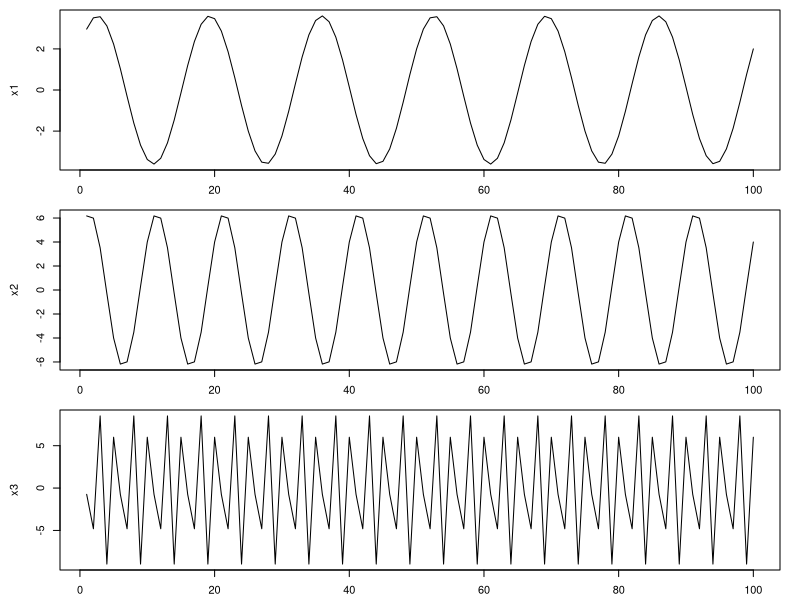
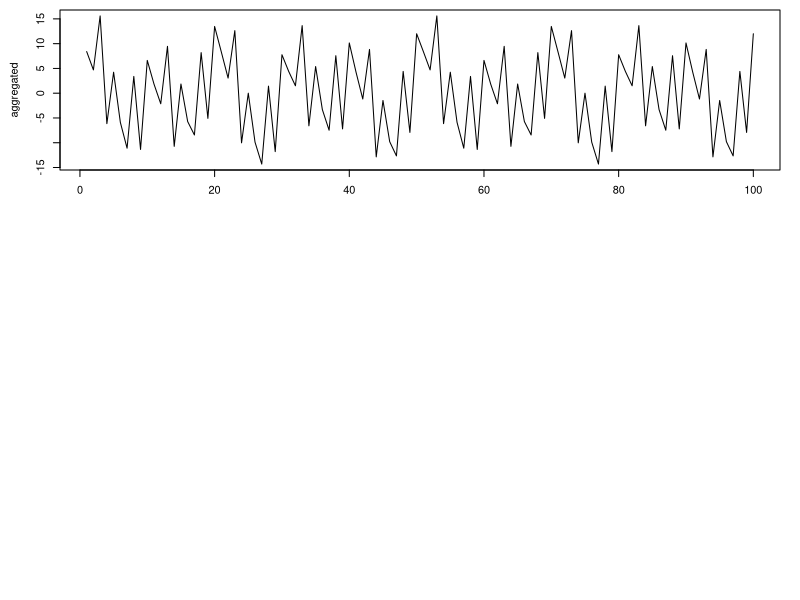
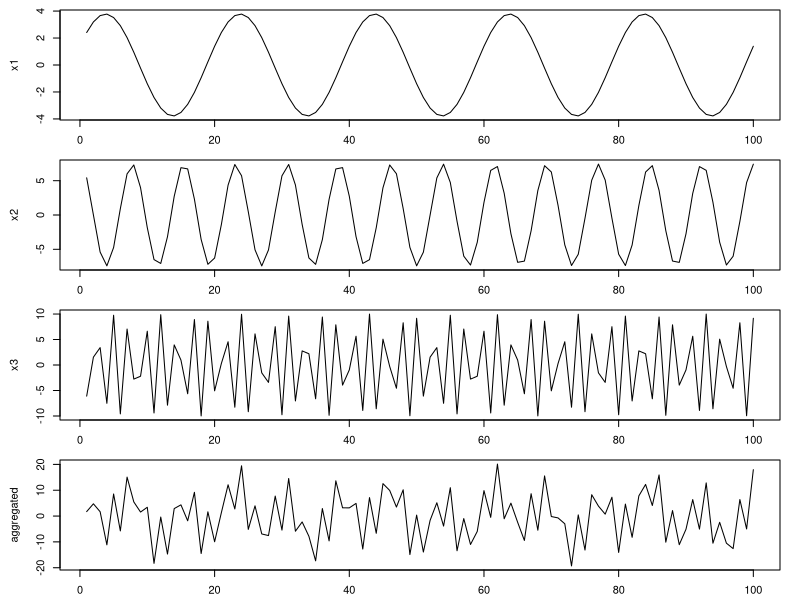
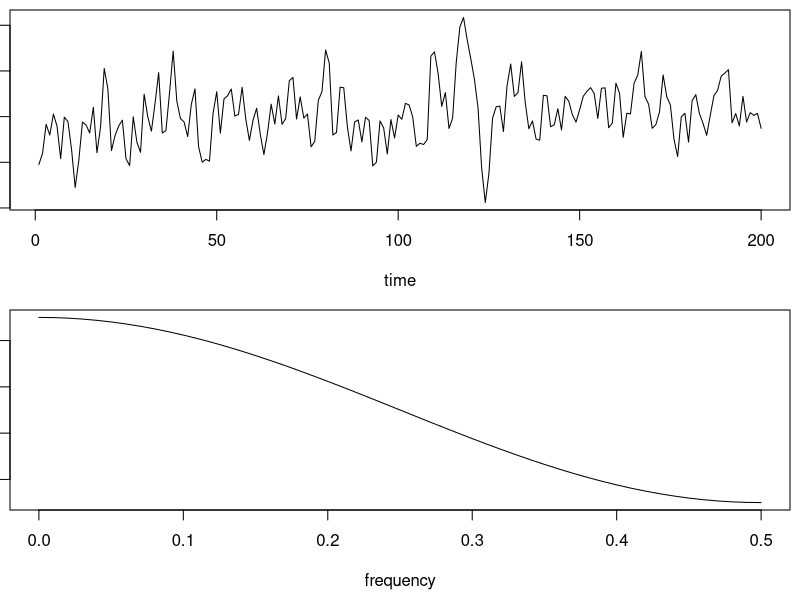
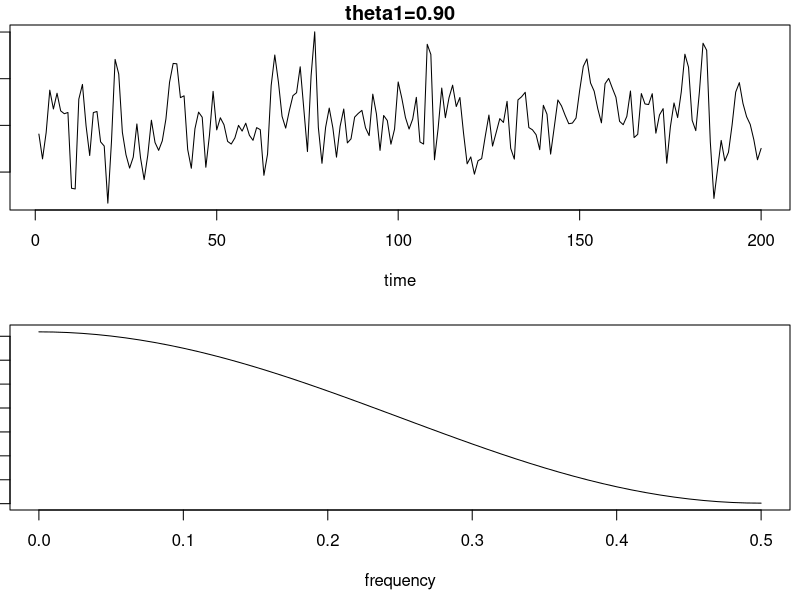
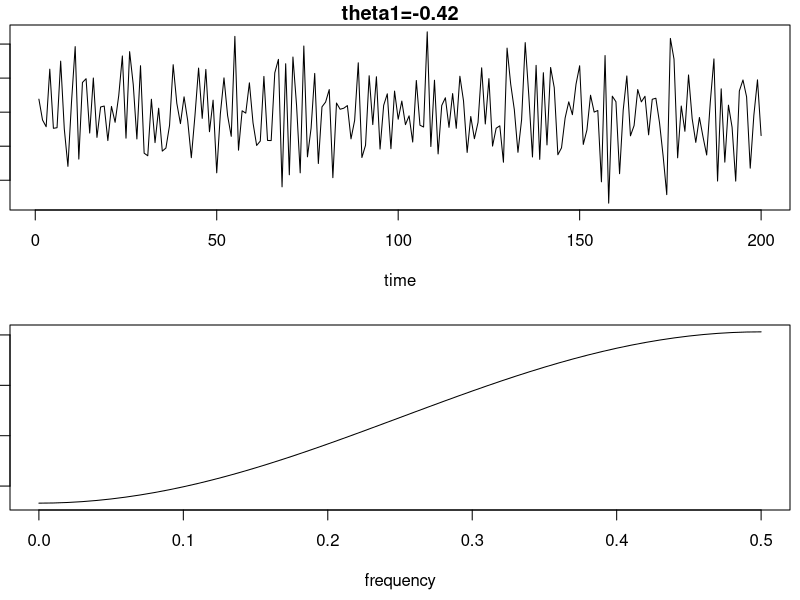
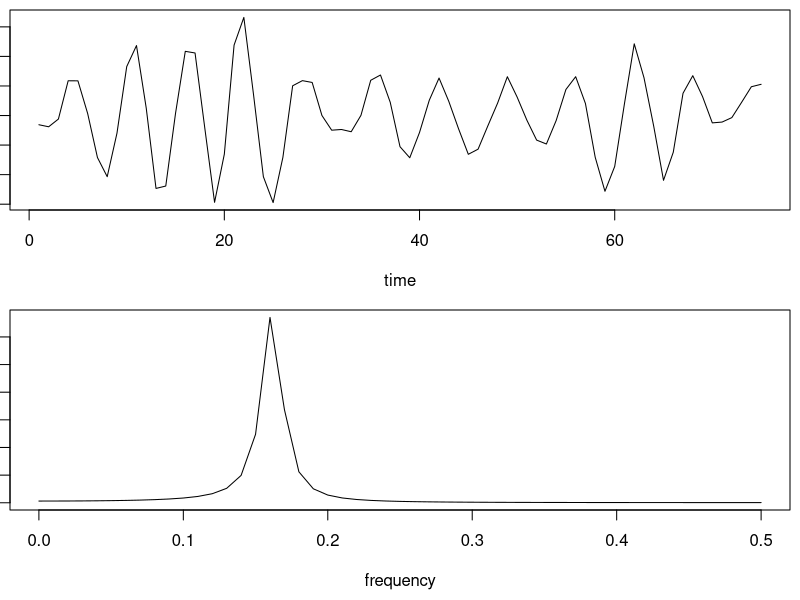
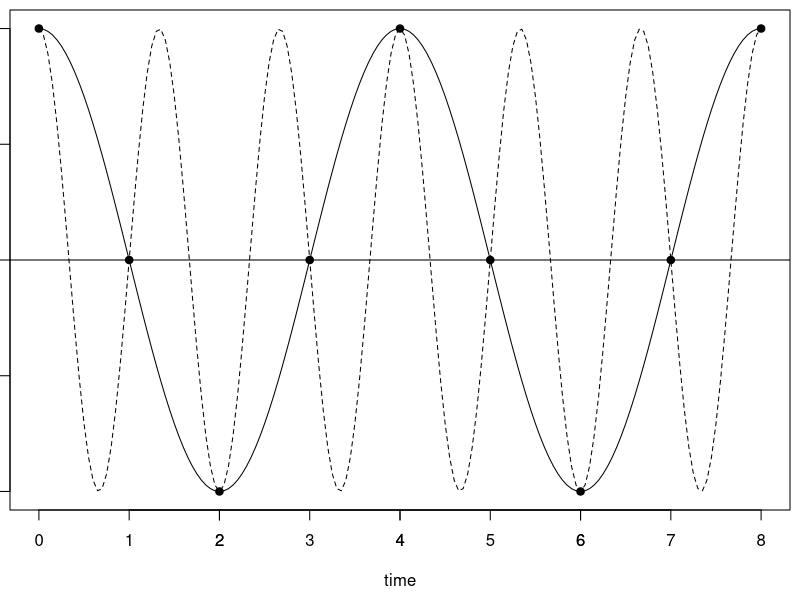

Generate these figures, in order, with R: (Note: this script raises an error after producing the figures.)
# =================================================================================
# STAT 5170: Applied Time Series
# Numerical examples for part A of learning unit 6
# =================================================================================
#
# =================================================================================
# Aggregating simple trigonometric time series
# =================================================================================

# This example illustrated how simple trigonometric time series may be aggregated to form a time series that exhibits complex patterns.

# ---------------------------------------------------------------------------------
# Fixed time series
# ---------------------------------------------------------------------------------

# Start by specifying a time sequence 

n <- 100
time.seq <- 1:n

# Now specify three simple trigonometric time series.

# The first time series has frequency 6/100, and Fourier coefficients 2 and 3.

k <- 6
omega <- k/n
U1 <- 2
U2 <- 3
x1 <- U1*cos(2*pi*omega*time.seq) + U2*sin(2*pi*omega*time.seq)

# The second time series has frequency 10/100, and Fourier coefficients 4 and 5.

k <- 10
omega <- k/n
U1 <- 4
U2 <- 5
x2 <- U1*cos(2*pi*omega*time.seq) + U2*sin(2*pi*omega*time.seq)

# The third time series has frequency 40/100, and Fourier coefficients 6 and 7.

k <- 40
omega <- k/n
U1 <- 6
U2 <- 7
x3 <- U1*cos(2*pi*omega*time.seq) + U2*sin(2*pi*omega*time.seq)

# The code below generates separate plots of the three simple time series.

par(mfrow = c(3, 1), mai=c(0.3,0.6,0.1,0.2)) # mai=c(bottom, left, top, right)
plot(time.seq, x1, xlab="", ylab="x1", type="l")
plot(time.seq, x2, xlab="", ylab="x2", type="l")
plot(time.seq, x3, xlab="", ylab="x3", type="l")
par(mfrow = c(1, 1))

# The time series are aggregated by adding them together.

x <- x1 + x2 + x3

# The following code generates a plot of the aggregated time series

par(mfrow = c(3, 1), mai=c(0.3,0.6,0.1,0.2)) # mai=c(bottom, left, top, right)
plot(time.seq, x, xlab="", ylab="aggregated", type="l")
par(mfrow = c(1, 1))

# ---------------------------------------------------------------------------------
# Random time series
# ---------------------------------------------------------------------------------

# The example above is now repeated using random specifications of the frequencies and Fourier coefficients

# The first time series selects k randomly between 0 and 24 in calculating the frequencey omega = k/n.

k <- sample.int(n=25, size=1)-1
omega <- k/n
U1 <- runif(n=1, min=0, max=10)
U2 <- runif(n=1, min=0, max=10)
x1 <- U1*cos(2*pi*omega*time.seq) + U2*sin(2*pi*omega*time.seq)

print(paste("x1: k=", k, ", U1=", sprintf("%4.2f", U1), ", U2=", sprintf("%4.2f", U2), sep=""))
print(paste("x1: frequency=", sprintf("%4.2f", omega), ", amplitude=", sprintf("%4.2f", sqrt(U1^2 + U2^2)), sep=""))

# The second time series selects k randomly between 5 and 34 in calculating the frequencey omega = k/n.

k <- 4 + sample.int(n=30, size=1)
omega <- k/n
U1 <- runif(n=1, min=0, max=10)
U2 <- runif(n=1, min=0, max=10)
x2 <- U1*cos(2*pi*omega*time.seq) + U2*sin(2*pi*omega*time.seq)

print(paste("x2: k=", k, ", U1=", sprintf("%4.2f", U1), ", U2=", sprintf("%4.2f", U2), sep=""))
print(paste("x2: frequency=", sprintf("%4.2f", omega), ", amplitude=", sprintf("%4.2f", sqrt(U1^2 + U2^2)), sep=""))

# The third time series selects k randomly between 15 and 49 in calculating the frequencey omega = k/n.

k <- 14 + sample.int(n=35, size=1)
omega <- k/n
U1 <- runif(n=1, min=0, max=10)
U2 <- runif(n=1, min=0, max=10)
x3 <- U1*cos(2*pi*omega*time.seq) + U2*sin(2*pi*omega*time.seq)

print(paste("x3: k=", k, ", U1=", sprintf("%4.2f", U1), ", U2=", sprintf("%4.2f", U2), sep=""))
print(paste("x3: frequency=", sprintf("%4.2f", omega), ", amplitude=", sprintf("%4.2f", sqrt(U1^2 + U2^2)), sep=""))

# Separate plots of the three simple time series and the aggregated time series are generated as follows.

x <- x1 + x2 + x3
par(mfrow = c(4, 1), mai=c(0.3,0.6,0.1,0.2)) # mai=c(bottom, left, top, right)
plot(time.seq, x1, xlab="", ylab="x1", type="l")
plot(time.seq, x2, xlab="", ylab="x2", type="l")
plot(time.seq, x3, xlab="", ylab="x3", type="l")
plot(time.seq, x, xlab="", ylab="aggregated", type="l")
par(mfrow = c(1, 1))

# =================================================================================
# Spectral density of an MA(1) time series
# =================================================================================

# This example explores the spectral density of moving-average time series. We will make use of the user-defined function we have seen before that simulates such time series.

ma.sim <- function(n, theta, sigw, w0=NA) {
	q <- length(theta)
	wn.samp <- rnorm(n=n, mean=0, sd=sigw)
	if (is.na(w0)) {
		pastw <- rep(x=0, times=q)
	} else {
		pastw <- c(w0, rep(x=0, times=q-length(w0)))
	}
	ma.samp <- numeric(length=n)
	for (t in 1:n) {
		ma.samp[t] <- sum(theta*pastw) + wn.samp[t]
		pastw <- c(wn.samp[t], pastw[1:q-1])
	}
	ma.ts <- ts(ma.samp)
	return(ma.ts)
}

# ---------------------------------------------------------------------------------
# Fixed time series model
# ---------------------------------------------------------------------------------

# The following code generates a plot of a simulated MA(1) time series with moving-average parameter theta1=0.5 alongside a plot of its spectral density.

theta1 <- 0.5
n <- 200
time.seq <- 1:n
sigw <- 1
omega.seq <- seq(from=0, to=0.5,by=0.01)

par(mfrow = c(2, 1), mai=c(0.9,0.1,0.1,0.1)) # mai=c(bottom, left, top, right)
ma.ts <- ma.sim(n, theta1, sigw)
plot(ma.ts, type="l", main="", xlab="time", ylab="")
spdens <- sigw^2*(1 + theta1^2 + 2*theta1*cos(2*pi*omega.seq))
plot(omega.seq, spdens, type="l", main="", xlab="frequency", ylab="")
par(mfrow = c(1, 1))

# ---------------------------------------------------------------------------------
# Random time series model
# ---------------------------------------------------------------------------------

# The example above is now repeated using random specifications of the moving-average parameter

theta1 <- runif(n=1, min=-1, max=1)
par(mfrow = c(2, 1), mai=c(0.9,0.1,0.25,0.1)) # mai=c(bottom, left, top, right)
ma.ts <- ma.sim(n, theta1, sigw)
plot(ma.ts, type="l", xlab="time", ylab="", main=paste("theta1=", sprintf("%4.2f", theta1), sep=""))
spdens <- sigw^2*(1 + theta1^2 + 2*theta1*cos(2*pi*omega.seq))
plot(omega.seq, spdens, type="l", main="", xlab="frequency", ylab="")
par(mfrow = c(1, 1))

# =================================================================================
# Complex numbers in R
# =================================================================================

# R supports functionality for working with complex numbers. The imaginary constant, i, is specified as follows

imag.const <- sqrt(as.complex(-1))

# With this, the spectral density of an MA time series model may be calculated using the built-in function Mod() to find the modulus of a complex number, which is squared in the formula for the spectral density.

# Observe that the numerical value resulting from the MA(1) spectral density formula from the previous example is duplicated by the subsequent formula that reflects the general formula provided in the notes, and that makes use of complex arithematic.

omega <- runif(n=1, min=0, max=0.5)

sigw^2*(1 + theta1^2 + 2*theta1*cos(2*pi*omega))
sigw^2*Mod(1 + theta1*exp(-2*pi*imag.const*omega))^2

# The following code uses this functionality to define functions for calculating the spectral density of a general MA or AR time series.

sigw^2*Mod(1 + theta1*exp(-2*pi*imag.const*omega))^2

ma.spdens <- function(omega, theta, sigw) {
	imag.const <- sqrt(as.complex(-1))
	q <- length(theta)
	n.val <- length(omega)
	val.seq <- numeric(length=n.val)
	for (i.val in 1:n.val) {
		val.seq[i.val] <- (sigw*Mod(1 + sum(theta*exp(-2*(1:q)*pi*imag.const*omega[[i.val]]))))^2
	}
	return(val.seq)
}

ar.spdens <- function(omega, phi, sigw) {
	imag.const <- sqrt(as.complex(-1))
	p <- length(phi)
	n.val <- length(omega)
	val.seq <- numeric(length=n.val)
	for (i.val in 1:n.val) {
		val.seq[i.val] <- (sigw/Mod(1 - sum(phi*exp(-2*(1:p)*pi*imag.const*omega[[i.val]]))))^2
	}
	return(val.seq)
}

# The following code repeates the previous example involving an MA(1) time series using the associated user-defined function. A demonstration for autoregressive time series appears subsequently.

theta1 <- runif(n=1, min=-1, max=1)
n <- 200
time.seq <- 1:n
sigw <- 1
omega.seq <- seq(0,0.5,by=0.01)

par(mfrow = c(2, 1), mai=c(0.9,0.1,0.25,0.1)) # mai=c(bottom, left, top, right)
ma.ts <- ma.sim(n, theta1, sigw)
plot(ma.ts, type="l", xlab="time", ylab="", main=paste("theta1=", sprintf("%4.2f", theta1), sep=""))
spdens <- ma.spdens(omega.seq, theta1, sigw)
plot(omega.seq, spdens, type="l", main="", xlab="frequency", ylab="")
par(mfrow = c(1, 1))

# =================================================================================
# Spectral density of an AR(2) time series
# =================================================================================

# This example explores the spectral density of autoregressive time series. We will make use of the user-defined function we have seen before that simulates such time series.

ar.sim <- function(n, phi, sigw, x0=NA) {
	p <- length(phi)
	wn.samp <- rnorm(n=n, mean=0, sd=sigw)
	if (is.na(x0)) {
		pastx <- rep(x=0, times=p)
	} else {
		pastx <- c(x0, rep(x=0, times=p-length(x0)))
	}
	ar.samp <- numeric(length=n)
	for (t in 1:n) {
		ar.samp[t] <- sum(phi*pastx) + wn.samp[t]
		pastx <- c(ar.samp[t], pastx[1:p-1])
	}
	ar.ts <- ts(ar.samp)
	return(ar.ts)
}

# ---------------------------------------------------------------------------------
# Fixed time series model
# ---------------------------------------------------------------------------------

# The following code generates a plot of a simulated AR(2) time series, with autoregressive parameters specified below, alongside a plot of its spectral density.

phi1 <- 1.0
phi2 <- -0.9
phi <- c(phi1, phi2)
n <- 75
time.seq <- 1:n
sigw <- 1
omega.seq <- seq(0,0.5,by=0.01)

par(mfrow = c(2, 1), mai=c(0.9,0.1,0.1,0.1)) # mai=c(bottom, left, top, right)
ar.ts <- ar.sim(n, phi, sigw)
plot(ar.ts, type="l", main="", xlab="time", ylab="")
spdens <- ar.spdens(omega.seq, phi, sigw)
plot(omega.seq, spdens, type="l", main="", xlab="frequency", ylab="")
par(mfrow = c(1, 1))

# =================================================================================
# Aliasing
# =================================================================================

# The following code recreates the graphic in the notes that illustrates the aliasing concept.

# Observe that the simple trogonometric time series depicted by a solid line has frequency omega=1/4; that depicted by a dashed line has frequency omega=3/4.

time.seq <- seq(from=0, to=8, by=0.05)
plot(time.seq, cos(2*pi*time.seq*1/4), type="l", lty=1, lwd=1, xlab="time", ylab="y", main="", axes=F)
lines(time.seq, cos(2*pi*time.seq*3/4), lty=2, lwd=1)
points(c(0:8), cos(2*pi*c(0:8)/4), pch=19, cex=1)
abline(h=0)
axis(1, at=c(1,2,3,4,5,6,7))
axis(1)
axis(2)
box()

# =================================================================================
# Star brightness
# =================================================================================

# The star brightness time series is included in the "astsa" package.

data(star, package="astsa")
ts.plot(star, xlab="", ylab="brightness")
n <- length(star)

# R includes a built-in function called "fft" that calculates a rescaling of the discrete Fourier transform of a time series using the fast Fourier transform algorithm. To calcualte the DFT, divide the output of the fft() function by the square-root of the time-series length.

star.dft <- fft(star) / sqrt(n)

# This produces a vector of length n,each of whose entry is the DFT value at one of the fundamental Fourier frequencies, starting with frequency 0. That is, the output corresponds to the fundamental Fourier frequencies k/n for k=0, ..., n-1.

# The the inverse DFT is calculated by applying the fft() function to the DFT vector, with the inverse=TRUE option declared, and dividing the output by the square-root of the time-series length.

star.idft <- fft(star.dft, inverse=TRUE) / sqrt(n)

# As it is applied in the code above, the original time series is recovered.

t <- sample.int(n=n, size=1)
t
star[t]
star.idft[t]
Re(star.idft[t])

# Note: the Re() function returns the the real part of a complext number. The function Im() returns the imaginary part.

# The periodogram is calculated as the squared modulus of the DFT.

star.pgram <- Mod(star.dft)^2

# Besides the frequency k/n for k=0, which corresponds to the sample mean, the two periodicities with highest strength appear in entries 22 and 26 of the vector output.

max.idx <- 50
ord.seq <- order(-star.pgram[1:max.idx])
hi1.idx <- ord.seq[2]
hi2.idx <- ord.seq[3]
c(hi1.idx, hi2.idx)

# Since the first entry of the vector output is for k=0, these values correspond to the values k=21 and k=25. The corresponding fundamental Fourier frequencies are k/n=21/600 and k/n=25/600.

# The corresponding periods are n/k=600/21=28.6 and n/k=600/25=24 days.

# A plot of the time series and periodogram (omitting k=0) are generated by the code below.

par(mfrow = c(2, 1), mai=c(0.50,1.00,0.1,0.1)) # mai=c(bottom, left, top, right)
ts.plot(star, xlab="", ylab="brightness")
freq.seq <- (1:n-1)/n
plot(freq.seq[2:max.idx], star.pgram[2:max.idx], type="h", lty=1, lwd=3, ylab="Periodogram", xlab="Frequency")
text(x=0.050, y=7000, labels="24 day cycle")
text(x=0.027, y=9000, labels="29 day cycle")
par(mfrow = c(1, 1))

# =================================================================================
# Southern Oscillation Index (SOI) time series
# =================================================================================

# The next example examines the fish population count data next alongside a time series that measures the Southern Oscillation Index (SOI). Both of these are found in the "astsa" package.

data(soi, package="astsa")
data(rec, package="astsa")

# The data sets are measured at the same times, and have the same length.

length(soi)
length(rec)

# The following code generates a plot the two time series.

par(mfrow = c(2, 1), mai=c(0.50,1.00,0.1,0.1)) # mai=c(bottom, left, top, right)
ts.plot(soi, ylab="SOI", main="")
ts.plot(rec, ylab="count", main="")
par(mfrow = c(1, 1))

# ---------------------------------------------------------------------------------
# Periodograms
# ---------------------------------------------------------------------------------

# The two time series' periodograms are calculated by the following code. Each time series is centered by subtracting its sample mean, and also scaled by a factor that allows its results to match an existing set of calculations made elsewhere.

n <- length(rec)
soi.dft <- fft(soi) / sqrt(n)
soi.pgram <- Mod(soi.dft)^2
rec.dft <- fft(rec) / sqrt(n)
rec.pgram <- Mod(rec.dft)^2

# The code below generates a plot of the periodograms, with frequencies translated so that one unit is a yearly frequency of omega=1/12, two units is a half-year frequency of omega=2/12, etc.

n.yr <- 453/12
freq.seq <- 1:ceiling(6*n.yr)
freq.idx <- freq.seq+1
par(mfrow = c(2, 1), mai=c(0.50,1.00,0.1,0.1)) # mai=c(bottom, left, top, right)
plot(freq.seq/n.yr, soi.pgram[freq.idx], type="l", lty=1, lwd=1, ylab="Periodogram", xlab="Frequency")
abline(v=1/4, lty="dotted")
plot(freq.seq/n.yr, rec.pgram[freq.idx], type="l", lty=1, lwd=1, ylab="Periodogram", xlab="Frequency")
abline(v=1/4, lty="dotted")
par(mfrow = c(1, 1))

# ---------------------------------------------------------------------------------
# Confidence intervals
# ---------------------------------------------------------------------------------

# Confidence intervals for the periodogram associated with the one-year (omega=1/12) cycles, four-year (omega=1/48) cycles, and those of any other frequency are are calculated as follows. 

# The value associated with the one year cycle found at element 39 of the periodogram vector.

i.val <- 39

# This value corresponds to k=38, for which the corresponding frequency is omega=k/n=0.0839. The period is n/k=11.92, or about 12 months.

# The maximum value of each time series's periodogram is at this frequency.

soi.pgram[i.val]
max(soi.pgram)
 
rec.pgram[i.val]
max(rec.pgram)
 
# Confidence intervals are calculated as follows

alpha <- 0.05
cutoff <- qchisq(p=c(alpha/2, 1-alpha/2), df=2)

# SOI time series
val <- soi.pgram[i.val]
lo.bnd <- 2*val/cutoff[2]
hi.bnd <- 2*val/cutoff[1]
print(paste("Point estimate: ", sprintf("%6.4f", val), sep=""))
print(paste(sprintf("%2.0f", (1-alpha)*100), "% confidence interval: [", sprintf("%6.4f", lo.bnd), ", ", sprintf("%6.4f", hi.bnd), "]", sep=""))
print("Log transform:")
print(paste("Point estimate: ", sprintf("%6.4f", log(val)), sep=""))
print(paste(sprintf("%2.0f", (1-alpha)*100), "% confidence interval: [", sprintf("%6.4f", log(lo.bnd)), ", ", sprintf("%6.4f", log(hi.bnd)), "]", sep=""))

# Fish population count time series
val <- rec.pgram[i.val]
lo.bnd <- 2*val/cutoff[2]
hi.bnd <- 2*val/cutoff[1]
print(paste("Point estimate: ", sprintf("%6.4f", val), sep=""))
print(paste(sprintf("%2.0f", (1-alpha)*100), "% confidence interval: [", sprintf("%6.4f", lo.bnd), ", ", sprintf("%6.4f", hi.bnd), "]", sep=""))
print("Log transform:")
print(paste("Point estimate: ", sprintf("%6.4f", log(val)), sep=""))
print(paste(sprintf("%2.0f", (1-alpha)*100), "% confidence interval: [", sprintf("%6.4f", log(lo.bnd)), ", ", sprintf("%6.4f", log(hi.bnd)), "]", sep=""))

# The value associated with the four year cycle found at element 9 of the periodogram vector.

i.val <- 10

# This value corresponds to k=9, for which the corresponding frequency is omega=k/n=0.0199. The period is n/k=50.33, or a little over 48 months.

# The associated confidence intervals are calculated as follows

# SOI time series
val <- soi.pgram[i.val]
lo.bnd <- 2*val/cutoff[2]
hi.bnd <- 2*val/cutoff[1]
print(paste("Point estimate: ", sprintf("%6.4f", val), sep=""))
print(paste(sprintf("%2.0f", (1-alpha)*100), "% confidence interval: [", sprintf("%6.4f", lo.bnd), ", ", sprintf("%6.4f", hi.bnd), "]", sep=""))
print("Log transform:")
print(paste("Point estimate: ", sprintf("%6.4f", log(val)), sep=""))
print(paste(sprintf("%2.0f", (1-alpha)*100), "% confidence interval: [", sprintf("%6.4f", log(lo.bnd)), ", ", sprintf("%6.4f", log(hi.bnd)), "]", sep=""))

# Fish population count time series
val <- rec.pgram[i.val]
lo.bnd <- 2*val/cutoff[2]
hi.bnd <- 2*val/cutoff[1]
print(paste("Point estimate: ", sprintf("%6.4f", val), sep=""))
print(paste(sprintf("%2.0f", (1-alpha)*100), "% confidence interval: [", sprintf("%6.4f", lo.bnd), ", ", sprintf("%6.4f", hi.bnd), "]", sep=""))
print("Log transform:")
print(paste("Point estimate: ", sprintf("%6.4f", log(val)), sep=""))
print(paste(sprintf("%2.0f", (1-alpha)*100), "% confidence interval: [", sprintf("%6.4f", log(lo.bnd)), ", ", sprintf("%6.4f", log(hi.bnd)), "]", sep=""))


